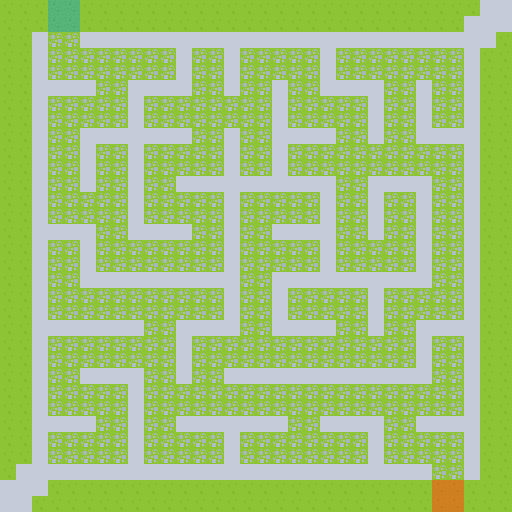

Rendered tile map (Tiled .tmx) drawn with the repository's tilesets; below, a short description and the map source with its tile grids summarised:
An orthogonal 32x32 tile map with 16x16 px tiles, 2 tile layers (Tile Layer 1, walls) and 55 objects (53x wall, slime, spawn).

<map version="1.0" tiledversion="1.0.3" orientation="orthogonal" renderorder="right-down" width="32" height="32" tilewidth="16" tileheight="16" nextobjectid="75">
 <tileset firstgid="1" source="../tilesets/overworld.tsx" />
 <layer name="Tile Layer 1" width="32" height="32">
  <data>[1024 cells, 1024 non-empty, 4 distinct tile ids]</data>
 </layer>
 <layer name="walls" width="32" height="32">
  <data>[1024 cells, 308 non-empty, 1 distinct tile ids]</data>
 </layer>
 <objectgroup name="Object Layer 1">
  <object id="7" name="slime" type="slime" x="435" y="483" width="10" height="10" />
  <object id="9" name="wall" type="wall" x="47.3333" y="464" width="384.667" height="14.6667" />
  <object id="10" name="wall" type="wall" x="464" y="32" width="16.6667" height="448" />
  <object id="12" name="wall" type="wall" x="47.6364" y="79.8182" width="48.5455" height="16.1818" />
  <object id="13" name="wall" type="wall" x="176.182" y="47.8182" width="15.8182" height="48" />
  <object id="14" name="wall" type="wall" x="127.818" y="80" width="48.1818" height="15.8182" />
  <object id="15" name="wall" type="wall" x="128" y="95.8182" width="15.8182" height="144" />
  <object id="16" name="wall" type="wall" x="143.818" y="224" width="48.1818" height="15.8182" />
  <object id="17" name="wall" type="wall" x="80" y="127.818" width="111.818" height="16.1818" />
  <object id="18" name="wall" type="wall" x="80.1818" y="143.818" width="15.6364" height="48" />
  <object id="19" name="wall" type="wall" x="224.182" y="47.4545" width="15.4545" height="48.5455" />
  <object id="20" name="wall" type="wall" x="223.818" y="128" width="16.1818" height="207.818" />
  <object id="21" name="wall" type="wall" x="175.818" y="176" width="160.182" height="15.8182" />
  <object id="22" name="wall" type="wall" x="272" y="80" width="15.8182" height="96.3636" />
  <object id="23" name="wall" type="wall" x="286.909" y="127.818" width="49.0909" height="16" />
  <object id="24" name="wall" type="wall" x="320.182" y="46.3636" width="15.8182" height="49.2727" />
  <object id="25" name="wall" type="wall" x="368" y="80" width="16" height="63.6364" />
  <object id="26" name="wall" type="wall" x="320.182" y="80" width="63.8182" height="15.8182" />
  <object id="27" name="wall" type="wall" x="415.636" y="127.818" width="49.4545" height="16" />
  <object id="28" name="wall" type="wall" x="415.636" y="79.8182" width="16" height="64" />
  <object id="29" name="wall" type="wall" x="415.667" y="176" width="16" height="111.667" />
  <object id="30" name="wall" type="wall" x="271.667" y="272" width="146" height="15.3333" />
  <object id="31" name="wall" type="wall" x="320" y="189.333" width="15.6667" height="83.6667" />
  <object id="32" name="wall" type="wall" x="272" y="223.333" width="49.6667" height="16.6667" />
  <object id="33" name="wall" type="wall" x="367.667" y="191.333" width="16.3333" height="49" />
  <object id="34" name="wall" type="wall" x="367.667" y="176" width="52" height="15" />
  <object id="35" name="wall" type="wall" x="368.333" y="286.333" width="15.3333" height="49.3333" />
  <object id="36" name="wall" type="wall" x="272.333" y="319.333" width="63.6667" height="16.6667" />
  <object id="37" name="wall" type="wall" x="272.333" y="286" width="15" height="34.6667" />
  <object id="38" name="wall" type="wall" x="45.6667" y="224.333" width="50" height="15" />
  <object id="39" name="wall" type="wall" x="79.6667" y="239" width="16.3333" height="48.6667" />
  <object id="40" name="wall" type="wall" x="94.3333" y="271.667" width="131.667" height="16" />
  <object id="41" name="wall" type="wall" x="176" y="319.333" width="49.6667" height="16.3333" />
  <object id="42" name="wall" type="wall" x="176" y="333.333" width="16" height="50.6667" />
  <object id="43" name="wall" type="wall" x="45" y="319.667" width="99.3333" height="16.3333" />
  <object id="44" name="wall" type="wall" x="46.3333" y="416" width="49.3333" height="15.3333" />
  <object id="45" name="wall" type="wall" x="80" y="368.333" width="64" height="15.6667" />
  <object id="46" name="wall" type="wall" x="128" y="381.667" width="16" height="87.6667" />
  <object id="47" name="wall" type="wall" x="416.333" y="416" width="49.6667" height="16.3333" />
  <object id="48" name="wall" type="wall" x="416.333" y="320" width="15" height="63.3333" />
  <object id="49" name="wall" type="wall" x="429.667" y="320" width="36" height="16" />
  <object id="50" name="wall" type="wall" x="223.667" y="368.333" width="196" height="15.3333" />
  <object id="51" name="wall" type="wall" x="320" y="416" width="64" height="15.3333" />
  <object id="52" name="wall" type="wall" x="368" y="431" width="16" height="34" />
  <object id="53" name="wall" type="wall" x="176.333" y="416" width="111.667" height="15.3333" />
  <object id="54" name="wall" type="wall" x="224" y="430" width="16" height="36" />
  <object id="55" name="wall" type="wall" x="-2" y="477.75" width="50" height="18.5" />
  <object id="56" name="wall" type="wall" x="-2.75" y="495.5" width="34.75" height="17.5" />
  <object id="57" name="wall" type="wall" x="15.75" y="464" width="18.5" height="16.75" />
  <object id="58" name="wall" type="wall" x="478.75" y="31.5" width="17.25" height="16.5" />
  <object id="59" name="wall" type="wall" x="463.75" y="16" width="48.5" height="16" />
  <object id="60" name="wall" type="wall" x="479.75" y="-0.5" width="32.5" height="17" />
  <object id="71" name="spawn" type="spawn" x="67" y="3" width="10" height="10" />
  <object id="73" name="wall" type="wall" x="32" y="32.6667" width="15.3333" height="449.333" />
  <object id="74" name="wall" type="wall" x="80" y="32.3333" width="399.667" height="15.6667" />
 </objectgroup>
</map>
